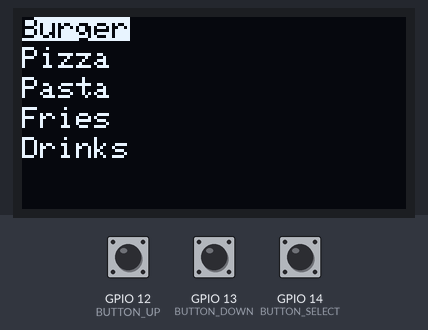
Recording of a sketch running on a simulated ESP8266 (NodeMCU). On the bench: 128×64 one-colour display. Inputs (shaded band) come from the test bench; at power-on: GPIO 14 (BUTTON_SELECT) HIGH, GPIO 12 (BUTTON_UP) HIGH, GPIO 13 (BUTTON_DOWN) HIGH. WiFi joins after 1.5 s; servers stay silent unless stated; the local clock reads 2024-03-15 10:24:30 at power-on unless the sketch sets it; what the sketch prints to the serial monitor is not drawn.

Above: at 3.7 s.
3.8 s: GPIO 14 (BUTTON_SELECT) pulled LOW for 3.2 s
At 6.4 s:
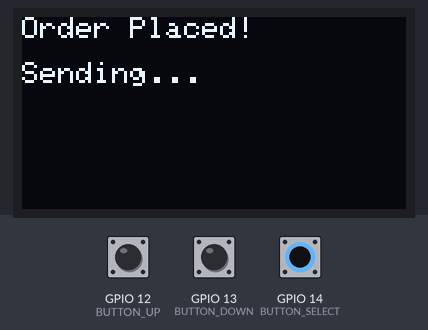
10.0 s: GPIO 12 (BUTTON_UP) pulled LOW for 1 s
At 11.4 s:
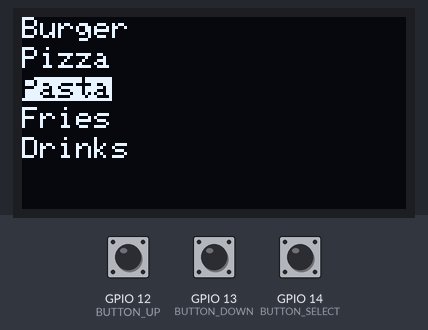
12.5 s: GPIO 14 (BUTTON_SELECT) pulled LOW for 0.15 s
At 13.5 s:
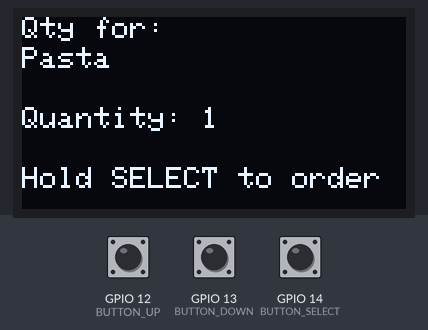
14.2 s: GPIO 14 (BUTTON_SELECT) pulled LOW for 1 s
At 15.6 s:
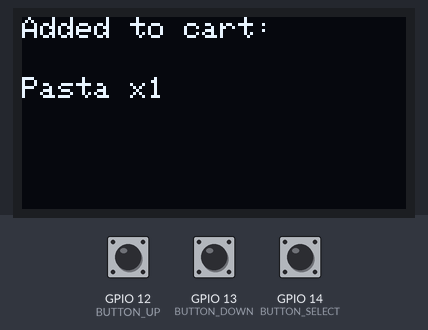
18.2 s: GPIO 13 (BUTTON_DOWN) pulled LOW for 3.2 s
At 22.6 s:
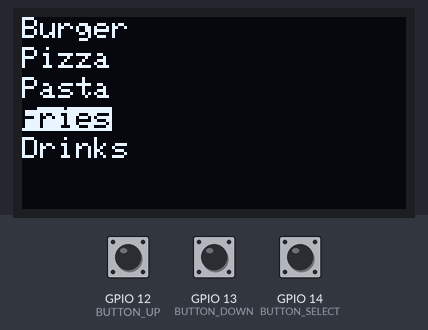
22.9 s: GPIO 14 (BUTTON_SELECT) pulled LOW for 0.15 s
At 24.3 s:
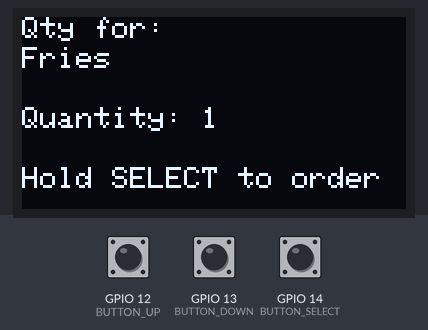
Timing chart, 0 to 25.6 s (numbered marks = the images above; inputs shaded):
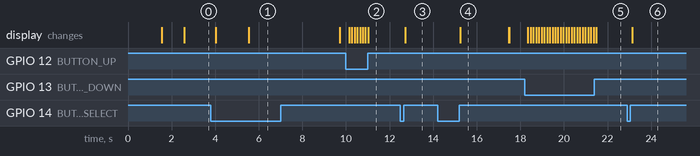

The sketch:

Tech.ino
```cpp
#include <Wire.h>
#include <ESP8266WiFi.h>
#include <FirebaseESP8266.h>
#include <Adafruit_GFX.h>
#include <Adafruit_SSD1306.h>
#include <time.h> // For NTP time

// WiFi credentials
#define WIFI_SSID "Rakibul Hasan"
#define WIFI_PASSWORD "7254123456"

// Firebase credentials
#define FIREBASE_HOST "restaurant-6c771-default-rtdb.firebaseio.com"
#define FIREBASE_AUTH "YVgOSjamCI5PCcIX6fuSTGxE3lNfrwV1hszZpAzz"

// Firebase objects
FirebaseData fbdo;
FirebaseAuth auth;
FirebaseConfig config;

// OLED setup
#define SCREEN_WIDTH 128
#define SCREEN_HEIGHT 64
#define OLED_RESET    -1
Adafruit_SSD1306 display(SCREEN_WIDTH, SCREEN_HEIGHT, &Wire, OLED_RESET);

// Button pins
#define BUTTON_MENU    0   // GPIO0
#define BUTTON_SELECT 14   // GPIO14
#define BUTTON_UP     12   // GPIO12
#define BUTTON_DOWN   13   // GPIO13

// Menu and prices
String menuItems[] = {"Burger", "Pizza", "Pasta", "Fries", "Drinks"};
int prices[] = {200, 500, 120, 100, 50}; // Matching prices
int totalItems = sizeof(menuItems) / sizeof(menuItems[0]);
int selectedItem = 0;
bool showMenu = true;
bool selectingQuantity = false;
int quantity = 1;

// Cart
String cart[10];
int quantities[10];
int cartIndex = 0;

// Debounce helper
bool isButtonPressed(int pin) {
  static unsigned long lastPressTimes[40] = {0};
  const unsigned long debounceDelay = 50;

  if (digitalRead(pin) == LOW) {
    if (millis() - lastPressTimes[pin] > debounceDelay) {
      lastPressTimes[pin] = millis();
      return true;
    }
  }
  return false;
}

void setup() {
  Serial.begin(115200);

  // WiFi connect
  WiFi.begin(WIFI_SSID, WIFI_PASSWORD);
  Serial.print("Connecting to Wi-Fi...");
  while (WiFi.status() != WL_CONNECTED) {
    delay(500);
    Serial.print(".");
  }
  Serial.println("\nConnected to Wi-Fi!");

  // Firebase setup
  config.host = FIREBASE_HOST;
  config.signer.tokens.legacy_token = FIREBASE_AUTH;
  Firebase.begin(&config, &auth);
  Firebase.reconnectWiFi(true);

  // NTP Time setup
  configTime(21600, 0, "pool.ntp.org"); // GMT+6 for Bangladesh
  Serial.println("Waiting for NTP time sync...");
  struct tm timeinfo;
  while (!getLocalTime(&timeinfo)) {
    Serial.print(".");
    delay(500);
  }
  Serial.println("\nTime synchronized!");

  // OLED setup
  Wire.begin(5, 4); // SDA=GPIO5, SCL=GPIO4
  pinMode(BUTTON_MENU, INPUT_PULLUP);
  pinMode(BUTTON_SELECT, INPUT_PULLUP);
  pinMode(BUTTON_UP, INPUT_PULLUP);
  pinMode(BUTTON_DOWN, INPUT_PULLUP);

  if (!display.begin(SSD1306_SWITCHCAPVCC, 0x3C)) {
    Serial.println(F("OLED not found"));
    while (true);
  }

  display.clearDisplay();
  display.setTextSize(1);
  display.setTextColor(SSD1306_WHITE);
  display.setCursor(0, 0);
  display.println("Loading Menu...");
  display.display();
  delay(1000);
}

void loop() {
  static unsigned long selectPressedTime = 0;
  static bool selectPressed = false;

  if (showMenu && !selectingQuantity) {
    if (isButtonPressed(BUTTON_UP)) {
      selectedItem--;
      if (selectedItem < 0) selectedItem = totalItems - 1;
      delay(100);
    }

    if (isButtonPressed(BUTTON_DOWN)) {
      selectedItem++;
      if (selectedItem >= totalItems) selectedItem = 0;
      delay(100);
    }

    if (isButtonPressed(BUTTON_SELECT)) {
      selectingQuantity = true;
      quantity = 1;
      delay(150);
    }

    drawMenu();
  }

  if (selectingQuantity) {
    if (isButtonPressed(BUTTON_UP)) {
      quantity++;
      delay(100);
    }

    if (isButtonPressed(BUTTON_DOWN) && quantity > 1) {
      quantity--;
      delay(100);
    }

    if (digitalRead(BUTTON_SELECT) == LOW) {
      if (!selectPressed) {
        selectPressed = true;
        selectPressedTime = millis();
      } else if (millis() - selectPressedTime > 1500) {
        placeOrder();
        selectingQuantity = false;
        showMenu = true;
        selectPressed = false;
        delay(1000);
        return;
      }
    } else if (selectPressed) {
      selectPressed = false;

      if (millis() - selectPressedTime < 1500) {
        if (cartIndex < 10) {
          cart[cartIndex] = menuItems[selectedItem];
          quantities[cartIndex] = quantity;
          cartIndex++;
        }

        display.clearDisplay();
        display.setCursor(0, 0);
        display.setTextColor(SSD1306_WHITE);
        display.println("Added to cart:");
        display.setCursor(0, 20);
        display.println(menuItems[selectedItem] + " x" + quantity);
        display.display();
        delay(2000);

        selectingQuantity = false;
        showMenu = true;
        delay(200);
      }
    }

    drawQuantitySelection();
  }
}

void drawMenu() {
  display.clearDisplay();
  for (int i = 0; i < totalItems; i++) {
    if (i == selectedItem) {
      display.setTextColor(SSD1306_BLACK, SSD1306_WHITE);
    } else {
      display.setTextColor(SSD1306_WHITE);
    }
    display.setCursor(0, i * 10);
    display.println(menuItems[i]);
  }
  display.display();
}

void drawQuantitySelection() {
  display.clearDisplay();
  display.setTextColor(SSD1306_WHITE);
  display.setCursor(0, 0);
  display.println("Qty for:");
  display.setCursor(0, 10);
  display.println(menuItems[selectedItem]);
  display.setCursor(0, 30);
  display.print("Quantity: ");
  display.println(quantity);
  display.setCursor(0, 50);
  display.println("Hold SELECT to order");
  display.display();
}

String getCurrentTime() {
  struct tm timeinfo;
  if (!getLocalTime(&timeinfo)) {
    return "00:00:00";
  }
  char timeStr[12];
  strftime(timeStr, sizeof(timeStr), "%I:%M:%S %p", &timeinfo);
  return String(timeStr);
}

String generateOrderID() {
  struct tm timeinfo;
  if (!getLocalTime(&timeinfo)) {
    return "Order_" + String(millis());
  }
  char orderId[32];
  strftime(orderId, sizeof(orderId), "Order_%Y%m%d_%H%M%S", &timeinfo);
  return String(orderId);
}

void placeOrder() {
  display.clearDisplay();
  display.setCursor(0, 0);
  display.setTextColor(SSD1306_WHITE);
  display.println("Order Placed!");
  display.setCursor(0, 15);
  display.println("Sending...");
  display.display();

  // Prepare data
  String orderId = generateOrderID();
  String itemsList = "";
  int totalAmount = 0;

  for (int i = 0; i < cartIndex; i++) {
    itemsList += cart[i] + " x" + quantities[i];
    if (i < cartIndex - 1) itemsList += ", ";
    for (int j = 0; j < totalItems; j++) {
      if (cart[i] == menuItems[j]) {
        totalAmount += prices[j] * quantities[i];
        break;
      }
    }
  }

  String tableNo = "5"; // Example Table
  String orderTime = getCurrentTime();
  String paymentStatus = "Pending";
  String orderStatus = "Processing";

  // Push to Firebase
  FirebaseJson orderData;
  orderData.set("tableNo", tableNo);
  orderData.set("items", itemsList);
  orderData.set("orderTime", orderTime);
  orderData.set("payment", paymentStatus);
  orderData.set("status", orderStatus);
  orderData.set("amount", totalAmount); // Push total amount also!

  if (Firebase.setJSON(fbdo, "/orders/" + orderId, orderData)) {
    Serial.println("Order pushed successfully!");
    Serial.print("Total Amount: ৳");
    Serial.println(totalAmount);
  } else {
    Serial.println("Firebase push failed:");
    Serial.println(fbdo.errorReason());
  }

  delay(3000);

  cartIndex = 0; // Clear cart after placing order
}
```

Measured:
- after the input at 3.8 s, the display: first changes after 0.22 s (image 1 shows a later state)
- after the input at 10.0 s, the display: first changes after 0.14 s (image 2 shows a later state)
- after the input at 12.5 s, the display: changes after 0.21 s (image 3)
- after the input at 14.2 s, the display: changes after 1.0 s (image 4)
- after the input at 18.2 s, the display: changes after 0.14 s (image 5)
- after the input at 22.9 s, the display: changes after 0.22 s (image 6)
- what the display in image 4 shows lasts 2.3 s, from 15.2 s to 17.5 s
